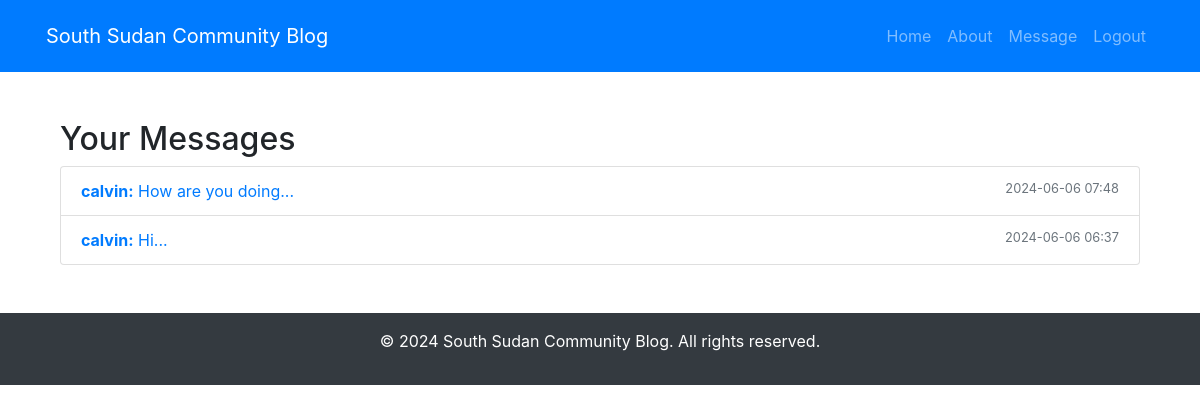
/message_list (signed in), run on the app's committed database.
### app/models.py (models this page shows, shortened)
class UserMessage(db.Model):
    id = db.Column(db.Integer, primary_key=True)
    content = db.Column(db.Text, nullable=False)
    timestamp = db.Column(db.DateTime, nullable=False, default=datetime.utcnow)
    sender_id = db.Column(db.Integer, db.ForeignKey('user.id'), nullable=False)
    receiver_id = db.Column(db.Integer, db.ForeignKey('user.id'), nullable=False)
    read = db.Column(db.Boolean, default=False)

class User(db.Model, UserMixin):
    id = db.Column(db.Integer, primary_key=True)
    username = db.Column(db.String(150), unique=True, nullable=False)
    email = db.Column(db.String(120), unique=True, nullable=False)
    img = db.Column(db.String(20), nullable=False, default='default.jpg')
    password = db.Column(db.String(60), nullable=False)
    bio = db.Column(db.String(500))
    is_active = db.Column(db.Boolean, default=False)
    posts = db.relationship('Post', backref='author', lazy='dynamic')
    sent_messages = db.relationship('UserMessage', foreign_keys='UserMessage.sender_id', backref='author', lazy=True)
    received_messages = db.relationship('UserMessage', foreign_keys='UserMessage.receiver_id', backref='receiver', lazy=True)
    notifications = db.relationship('Notification', backref='user', lazy=True)
    followed = db.relationship(
        'User', secondary=followers,
        primaryjoin=(followers.c.follower_id == id),
        secondaryjoin=(followers.c.followed_id == id),
        backref=db.backref('followers', lazy='dynamic'), lazy='dynamic'
    )

### app/routes.py (the view)
@app.route('/message_list')
@login_required
def message_list():
    messages = UserMessage.query.filter_by(receiver_id=current_user.id).order_by(UserMessage.timestamp.desc()).all()
    unread_count = UserMessage.query.filter_by(receiver_id=current_user.id, read=False).count()
    return render_template('message_list.html', title='Messages', messages=messages, unread_count=unread_count)

### app/routes.py (called while the page is built)
@login_manager.user_loader
def load_user(user_id):
    return User.query.get(int(user_id))

@app.context_processor
def inject_notifications():
    if current_user.is_authenticated:
        unread_count = UserMessage.query.filter_by(receiver_id=current_user.id, read=False).count()
        return dict(unread_count=unread_count)
    return dict(unread_count=0)

### app/templates/message_list.html
{% extends 'index.html' %}
{% block content %}
<div class="container my-5">
    <h2>Your Messages</h2>
    <ul class="list-group">
        {% for message in messages %}
            <li class="list-group-item {% if not message.read %}list-group-item-info{% endif %}">
                <a href="{{ url_for('conversation', username=message.author.username) }}">
                    <strong>{{ message.author.username }}:</strong> {{ message.content[:30] }}...
                    <small class="text-muted float-right">{{ message.timestamp.strftime('%Y-%m-%d %H:%M') }}</small>
                </a>
            </li>
        {% endfor %}
    </ul>
</div>
{% endblock %}

### data on the page
UserMessage: author.username "calvin", content "How are you doing", timestamp "2024-06-06 07:48"
UserMessage: author.username "calvin", content "Hi", timestamp "2024-06-06 06:37"
